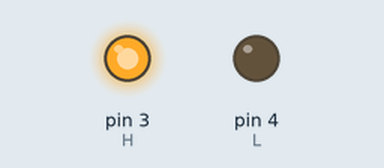
This sketch was run on a simulated Arduino Uno, built with avr-gcc and run on an emulated ATmega328P. Parts: output pins drawn as LEDs (lit = HIGH). What the sketch prints to the serial monitor is not drawn.

Above: at 0.1 s.
Timing chart, 0 to 1.6 s (numbered marks = the images above):
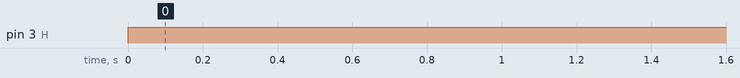

Measured:
- by itself, pin 3 (H): LOW → HIGH at 0.00 s

The sketch:

TEST.ino
```cpp
#define H 3
#define L 4

void setup ()
  {
    pinMode(H,OUTPUT);
    pinMode(L,OUTPUT);
    Serial.begin(19200);

  }

  void loop ()
  {
       digitalWrite(H,HIGH);
       digitalWrite (L,LOW);
       Serial.print("im on\n");
   }
```
